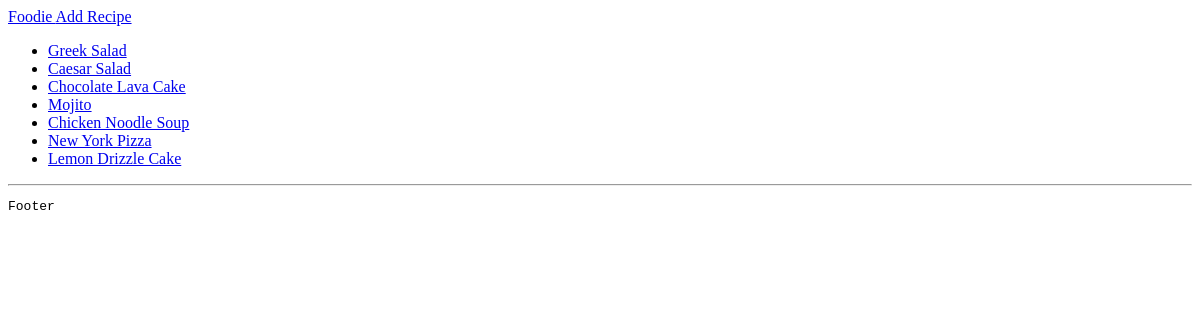
The app's page /sandbox/, older data.
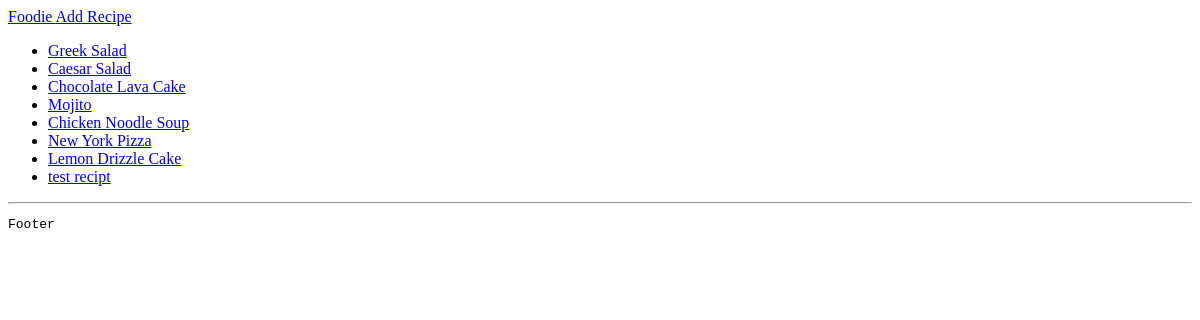
The same page, newer data.
### recipes/models.py (models this page shows, shortened)
class Recipe(models.Model):
    name = models.CharField(max_length=100)
    description = models.TextField(null=True, blank=True)
    ingredients = models.TextField()
    directions = models.TextField()
    date_added = models.DateTimeField(auto_now_add=True, null=True, blank=True)
    category = models.ForeignKey(Category, on_delete=models.CASCADE)

### sandbox/views.py (the view)
# urls.py: path("", views.index, name="index"),
def index(request):
    return render(request, "sandbox/index.html", context)

### sandbox/templates/sandbox/index.html
{% extends "base.html" %}
{% block content %}
    {% if recipes %}
        <ul>
            {% for recipe in recipes %}
                <li>
                    <a href="{% url "sandbox:recipeDetail" recipe.id %}"> {{ recipe.name }} </a>
                </li>
            {% endfor %}
        </ul>
    {% else %}
        <p> No reciped found. </p>
    {% endif %}
{% endblock content %}

Row changes from the older to the newer data that the page shows:
added Recipe: name "test recipt"
